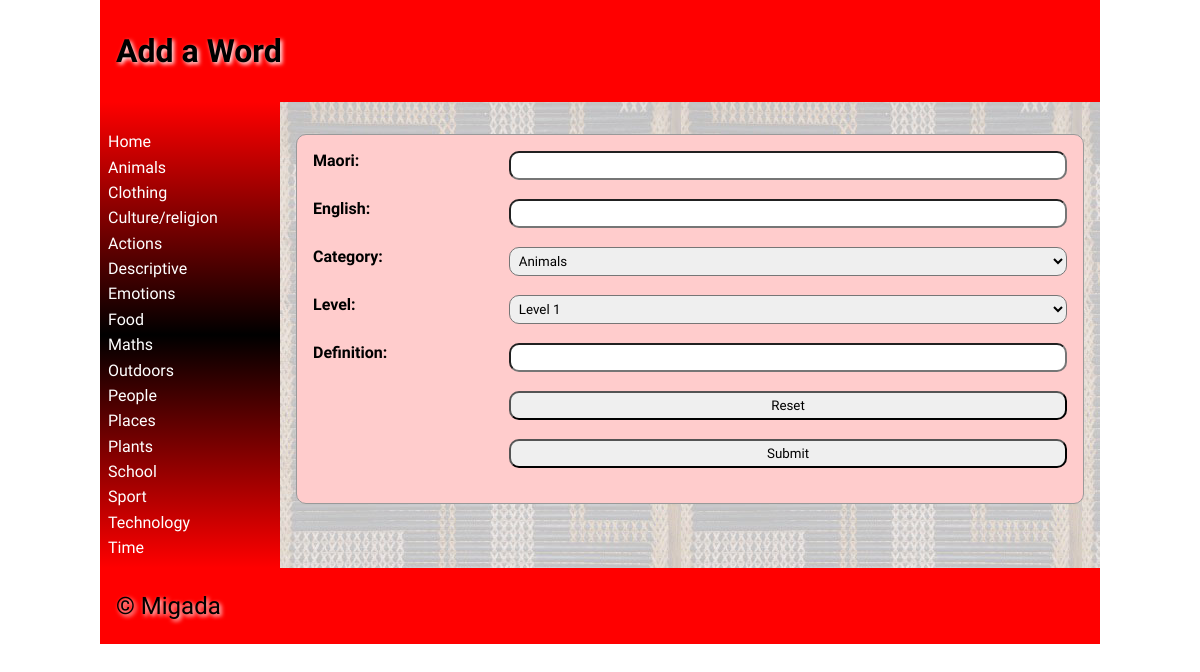
/addword, run on an earlier commit of the app's database.
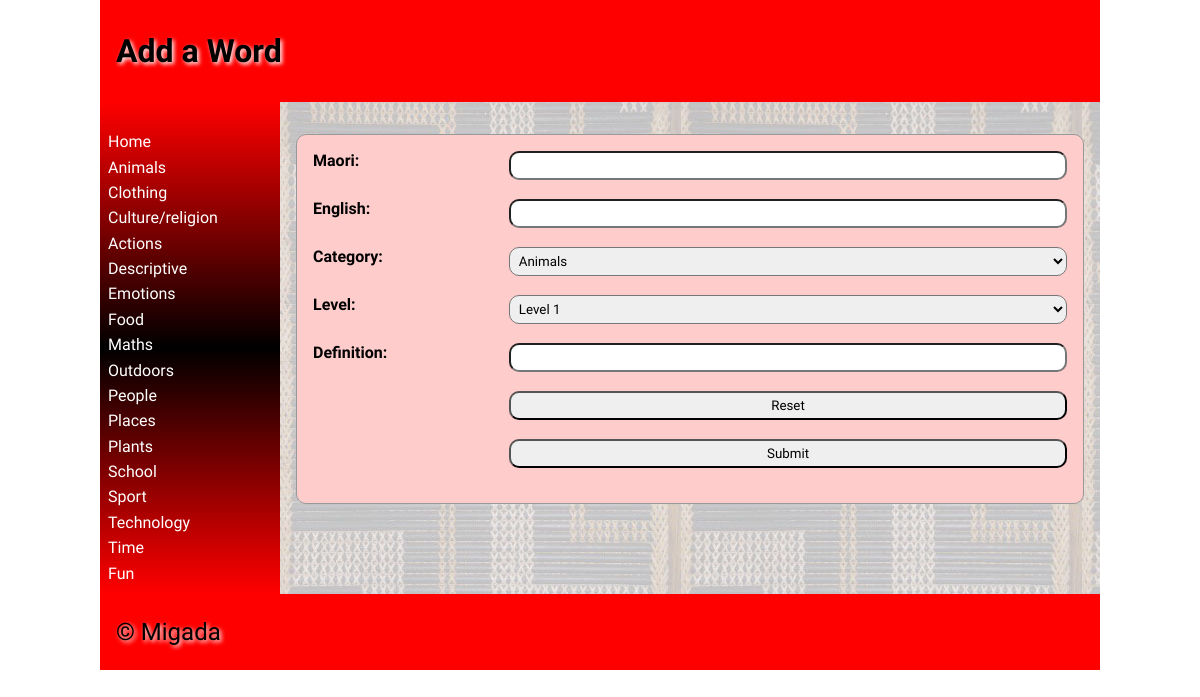
And on a later commit of the database.
### tables this page shows
CREATE TABLE "category"
(
	categoryid INTEGER
		constraint category_pk
			primary key autoincrement,
	category varchar(30)
);

### app.py (the view, shortened to what this page needs)
@app.route('/addword', methods=['GET', 'POST']) # The addword page
def render_addword():
    return return_page('addword.html', logged_in=is_logged_in()) # Renders the addword page.

### app.py (called while the page is built)
def create_connection(db_file): # This function is used to make a connection with the database.
    try:                        #It is used when ever I do a query.
        connection = sqlite3.connect(db_file)
        return connection
    except Error as e:
        print(e)

def return_page(page, **extras): # This function does the rendering of the webpages. It allows me to pass through all of the cateogory information to all the pages.
    con = create_connection("maori_dictionary.db") # Makes connection and executes query to get category information.
    query = "SELECT categoryid, category  FROM category"
    cur = con.cursor()
    cur.execute(query)
    categorylist = dict(cur.fetchall())
    print(categorylist)
    con.close
    return render_template(page, categories=categorylist, **extras) # Renders all the webpages and sends category information.

def is_logged_in(): # Checks if and user is logged in.
    if session.get("email") is None:
        print("not logged in")
        return False
    else:
        print("logged in")
        return True

### templates/addword.html (shortened to what this page needs)
{% extends 'base.html' %}
{% block heading %}Add a Word{% endblock %}
{% block main %}
     <form class="dataForm" method="post">
        <div class="form-group">
            <div class="form-label"><label for="maori">Maori:</label></div>
            <div class="form-element"><input type="text" name="maori" id="maori" required></div>
        </div>
        <div class="form-group">
            <div class="form-label"><label for="english">English:</label></div>
            <div class="form-element"><input type="text" name="english" id="english" required></div>
        </div>
        <div class="form-group">
            <div class="form-label"><label for="category">Category:</label></div>
            <div class="form-element">
                <select name='category' id='category' style="width: 100%; border-radius: 10px; padding: 0.3rem; margin-bottom: 10px;">
                    {% for  category in categories %}
                        <option value="{{ category }}"> {{ categories[category]|title }}</option>
                    {% endfor %}
                </select>
            </div>
         </div>
        <div class="form-group">
            <div class="form-label"><label for="level">Level:</label></div>
            <div class="form-element">
                <select name='level' id='level' style="width: 100%; border-radius: 10px; padding: 0.3rem; margin-bottom: 10px;">
                    {% for i in range(1, 11) %}
                        <option value="{{ i }}">Level {{ i }}</option>
                    {% endfor %}
                </select>
            </div>
        </div>
        <div class="form-group">
            <div class="form-label"><label for="definition">Definition:</label></div>
            <div class="form-element"><input type="text" name="definition" id="definition" required></div>
        </div>
        <div class="form-group">
            <div></div>
            <div class="form-element"><input type="reset"></div>
        </div>
        <div class="form-group">
            <div></div>
            <div class="form-element"><input type="submit"></div>
        </div>
    </form>
{% endblock %}

### templates/base.html (shortened to what this page needs)
<!doctype html>
<html lang="en">
<head>
	<link href="{{ url_for('static', filename='css/style.css') }}" rel="stylesheet">
</head>
<body>
	<div id="container">
		<header>
			<h1>{% block heading %}{% endblock %}</h1>
		</header>
		<nav>
			<ul>
                <li><a href="\">Home</a></li>
                {% for id, category in categories.items() %}
                    <li><a href="/categorypage?category={{ id }}">{{ category|title }}</a></li>
                {% endfor %}
			</ul>
		</nav>
		<main>
            {% block main%}{% endblock %}
        </main>
		<footer>
			<p>
				&copy; Migada
			</p>
		</footer>
	</div>
</body>
</html>

What changed in the data, as far as the page shows it:
added category: category "Fun"
